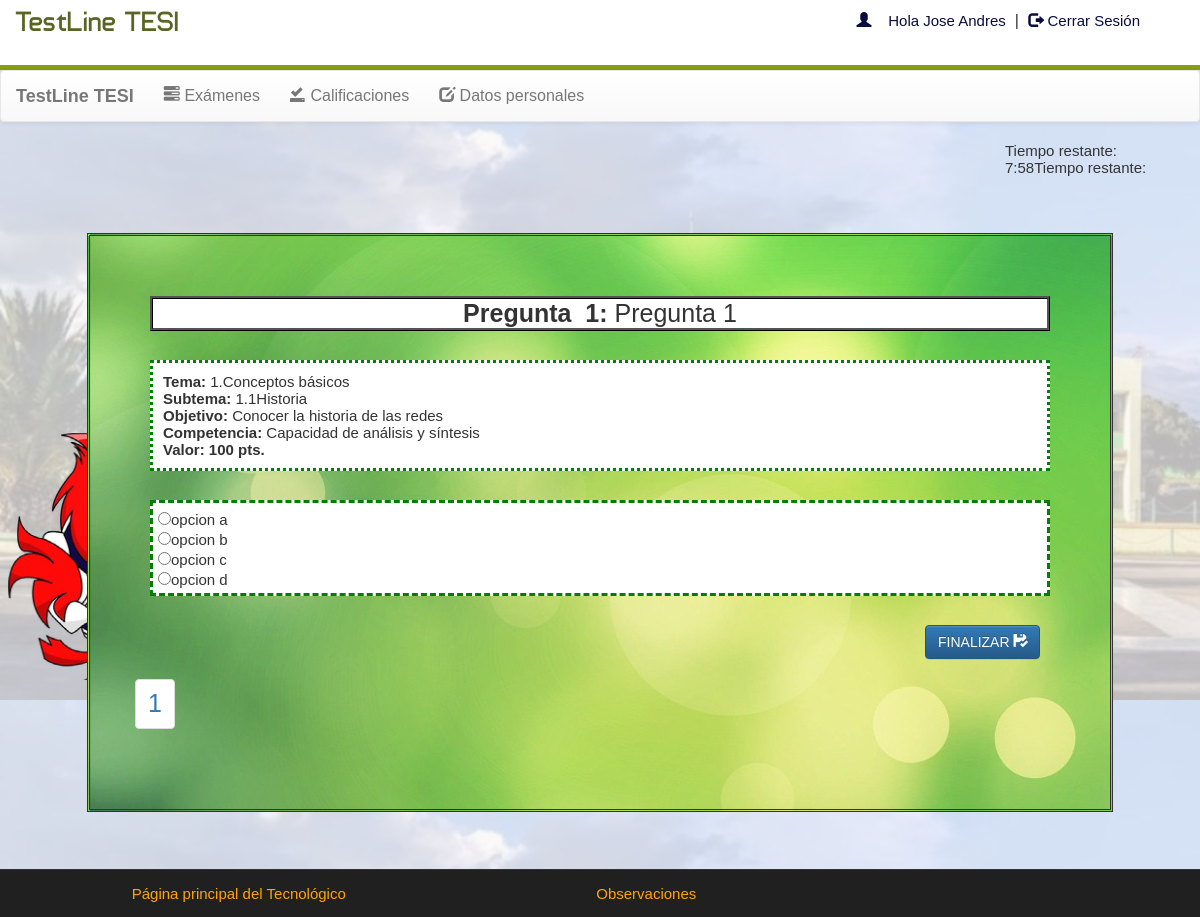
Page /account.php?q=quiz2&eid=6055b59f71986&n=1&t=1 (signed in) on the committed database.
### tables this page shows
CREATE TABLE IF NOT EXISTS `questions` (
  `eid` text NOT NULL,
  `qid` text NOT NULL,
  `qval` float NOT NULL,
  `topic` text NOT NULL,
  `subtopic` text NOT NULL,
  `objective` text NOT NULL,
  `competence` text NOT NULL,
  `qns` text NOT NULL,
  `image` text NOT NULL,
  `video` text NOT NULL,
  `audio` text NOT NULL,
  `doc` text NOT NULL,
  `choice` int(10) NOT NULL,
  `sn` int(11) NOT NULL
);

CREATE TABLE IF NOT EXISTS `options` (
  `qid` varchar(50) NOT NULL,
  `qtype` varchar(6) NOT NULL,
  `option` varchar(5000) NOT NULL,
  `optionid` text NOT NULL
);

### account.php (the view, shortened to what this page needs)
<!DOCTYPE html PUBLIC "-//W3C//DTD XHTML 1.0 Transitional//EN" "http://www.w3.org/TR/xhtml1/DTD/xhtml1-transitional.dtd">
<html xmlns="http://www.w3.org/1999/xhtml">
<head>
  <link rel="stylesheet" href="css/bootstrap.min.css" />
  <link rel="stylesheet" href="css/bootstrap-theme.min.css" />
  <link rel="stylesheet" href="css/main.css">
  <link rel="stylesheet" href="css/font.css">
</head>
<body style="background-image: url(image/background.png);">
  <div class="header">
    <div class="row">
      <div class="col-lg-6">
        <span class="logo">TestLine TESI</span>
      </div>
      <div class="col-md-4 col-md-offset-2">
        <?php
        include_once 'dbConnection.php';
        if (!(isset($_SESSION['schoolnumber']))) {
          header("location:index.php");
        } else {
          $name = $_SESSION['name'];
          $schoolnumber = $_SESSION['schoolnumber'];
          echo '<span class="pull-right top title1" ><span class="log1"><span class="glyphicon glyphicon-user" aria-hidden="true"></span>&nbsp;&nbsp;&nbsp;&nbsp;Hola ' . $name . '</span> &nbsp;|&nbsp;<a href="logout.php?q=account.php" class="log"><span class="glyphicon glyphicon-log-out" aria-hidden="true"></span>&nbsp;Cerrar Sesión</button></a></span>';
        }
        ?>
      </div>
    </div>
  </div>
  <div class="bg">
    <nav class="navbar navbar-default title1">
      <div class="container-fluid">
        <div class="navbar-header">
          <a class="navbar-brand" href="account.php?q=1">
            <b>TestLine TESI</b>
          </a>
        </div>
        <div class="collapse navbar-collapse" id="bs-example-navbar-collapse-1">
          <ul class="nav navbar-nav">
            <li <?php if (@$_GET['q'] == 1) echo 'class="active"'; ?>><a href="account.php?q=1"><span class="glyphicon glyphicon-tasks" aria-hidden="true"></span>&nbsp;Exámenes<span class="sr-only">(current)</span></a></li>
            <li <?php if (@$_GET['q'] == 2 || @$_GET['q'] == 'quizresul') echo 'class="active"'; ?>><a href="account.php?q=2"><span class="glyphicon glyphicon-saved" aria-hidden="true"></span>&nbsp;Calificaciones</a></li>
            <li class="dropdown <?php if (@$_GET['q'] == 4 || @$_GET['q'] == 5 || @$_GET['q'] == 6) echo 'active"'; ?>">
              <a href="#" class="dropdown-toggle" data-toggle="dropdown" role="button" aria-haspopup="true" aria-expanded="false"><span class="glyphicon glyphicon-edit" aria-hidden="true"></span>&nbsp;Datos personales</a>
            </li>
          </ul>
        </div>
      </div>
    </nav>
    <div class="container">
      <div class="row">
        <div class="col-md-12">
          <?php
          if (@$_GET['q'] == 'quiz2') {
            $eid=@$_GET['eid'];
            $sn=@$_GET['n'];
            $total=@$_GET['t'];
            $q=mysqli_query($con,"SELECT * FROM questions WHERE eid='$eid' AND sn='$sn' " );
            $q2=mysqli_query($con,"SELECT * FROM results WHERE eid='$eid' AND schoolnumber='$schoolnumber' " );
            $count = mysqli_num_rows($q2);
            if($count == 0){
              $q3 = mysqli_query($con, "SELECT * FROM quiz WHERE eid = '$eid'");
              while($row3 = mysqli_fetch_array($q3)){
                $left_time = $row3['time'];
              }
            }
            else{
              while($row2 = mysqli_fetch_array($q2)){
                $left_time = $row2['left_time'];
              }
            }
            echo '
            <div class="row">
              <div class="col-md-10">
              </div>
              <div class="col-md-2" id="count">
                Tiempo restante:
              </div>
            </div>
            <div class="qPanel" style="margin:5%">';
            while($row=mysqli_fetch_array($q) ){
              $qns=$row['qns'];
              $qid=$row['qid'];
              $qtopic=$row['topic'];
              $qsubtopic=$row['subtopic'];
              $qobjective=$row['objective'];
              $qcompetence=$row['competence'];
              $qval=$row['qval'];
              echo '
              <div class="qQtn">
                <b>Pregunta &nbsp;'.$sn.':</b> '.$qns.'
                <br />
              </div>
              <br />';
              echo'
              <div class="qInfo">';
              if($qtopic !== "vacio"){
                echo'
                <b>Tema: </b> '.$qtopic.'<br />';
              }
              if($qsubtopic !== "vacio"){
                echo'
                <b>Subtema: </b> '.$qsubtopic.'<br />';
              }
              if($qobjective !== "vacio"){
                echo'
                <b>Objetivo: </b> '.$qobjective.'<br />';
              }
              if($qobjective !== "vacio"){
                echo'
                <b>Competencia: </b> '.$qcompetence.'<br />';
              }
              echo'
                <b>Valor: '.$qval.' pts.</b><br />
              </div>
              <br />';
            }
            echo '
              <form action="update_student.php?q=answer&eid='.$eid.'&qid='.$qid.'&n='.$sn.'&t='.$total.'&scn='.$schoolnumber.'" method="POST">';
            $q=mysqli_query($con,"SELECT * FROM options WHERE qid='$qid' " );
            echo'<div class="qOpt">
                  <input type="hidden" name="time" id="time" value="'.$left_time.'">';
            while($row=mysqli_fetch_array($q) ){
              $qtype=$row['qtype'];
              if($qtype=='trfl' || $qtype=='closed'){
                $option=$row['option'];
                $optionid=$row['optionid'];
                $ansid = "vacio";
                if($ansid == $optionid){
                  echo'<input type="radio" id="ans'.$sn.'" name="ans'.$sn.'" value="'.$optionid.'" checked>'.$option.'<br />';
                }
                else{
                  echo'<input type="radio" id="ans'.$sn.'" name="ans'.$sn.'" value="'.$optionid.'">'.$option.'<br />';
                }
              }
            }
            echo'</div>';
            echo '
            <br />
                <div id="botonera">';
            $qPagi = mysqli_query($con,"SELECT * FROM questions WHERE eid='$eid' " );
            $countPagi = mysqli_num_rows($qPagi);
            $limit = 10;
            if($sn==1){
              if($sn == $total){
                echo'
                  <div class="row">
                    <div class="col-md-10">
                    </div>
                    <div class="col-md-2">
                      <button type="submit" class="btn btn-primary" id="finish_btn" name="finish_btn" value="FINALIZAR">
                        FINALIZAR
                        <span class="glyphicon glyphicon-floppy-saved" aria-hidden="true"></span>
                      </button>
                    </div>
                  </div>';
              }
            }
            echo '
                </div>
              </form>
              <div class="row">
                <div class="col">
                  <ul class="pagination">';
            if(($countPagi-$limit)>=1){
              if(($sn+$limit)>$countPagi){
                for($i=$sn; $i<=$countPagi; $i++){
                  echo'
                    <li id="primero"><a href="account.php?q=quiz2&eid='.$eid.'&n='.$i.'&t='.$total.'">'.$i.'</a></li>';
                }
              }
              else{
                for($i=$sn; $i<$sn+$limit; $i++){
                  echo'
                    <li id="segundo"><a href="account.php?q=quiz2&eid='.$eid.'&n='.$i.'&t='.$total.'">'.$i.'</a></li>';
                }
              }
            }else{
              for($i=1; $i<=$countPagi; $i++){
                echo'
                    <li id="tercero"><a href="account.php?q=quiz2&eid='.$eid.'&n='.$i.'&t='.$total.'">'.$i.'</a></li>';
              }
            }
            echo'
                  </ul>
                </div>
              </div>
            </div>';
          }
          ?>
        </div>
      </div>
    </div>
  </div>
  <div class="row footer">
    <div class="col-md-3 box">
      <a href="https://tesi.org.mx/" target="_blank">Página principal del Tecnológico</a>
    </div>
    <div class="col-md-3 box">
      <a href="account.php?q=3">Observaciones</a>
    </div>
  </div>
</body>
</html>

### css/main.css (style rules this page uses)
body { overflow-x: hidden; width: 100%; font: 15px "Century Gothic", "Times Roman", sans-serif; background: #eee; min-height: 550px; background-attachment: fixed; }
.bg { min-height: 540px; }
.header { background: white; height: 70px; border-bottom: #879E0F 5px solid; }
.logo { font-family: 'typo'; font-size: 28.4px; color: #5A6523; margin: 15px; }
.title1 { font: 16px "Century Gothic", "Times Roman", sans-serif; }
.footer { font-size: 15px; text-align: center; border-top: 1px solid; border-color: #323232; background-color: #202020; }
.footer a { margin: 25px; color: orange; text-decoration: none; font: 15px "Century Gothic", "Times Roman", sans-serif; }
.box { padding: 15px; margin-left: 100px; }
.top { margin-top: 12px; }
.log1 { font: 15px 'Ubuntu', sans-serif; color: #080C3E; margin-left: 10px; }
.log { margin-top: 10px; margin: 10px; margin-right: 60px; margin-left: 5px; color: #080C3E; text-decoration: none; font-size: 20px; font-size: 15px; }
.row { align-content: center; }
.qPanel { background-image: url("../image/fondo.jpeg"); margin: 60px; padding: 60px; border-style: double; font: 25px "Century Gothic", "Times Roman", sans-serif; }
.qQtn { border: black 3px ridge; background-color: rgb(255, 255, 255); margin: 20px padding: 20px; font: 25px "Century Gothic", "Times Roman", sans-serif; text-align: center; }
.qInfo { border-style: dotted; border-color: green; background-color: rgb(255, 255, 255); padding: 10px; font: 15px "Century Gothic", "Times Roman", sans-serif; text-align: justify; }
.qOpt { border-style: dashed; border-color: green; background-color: rgb(255, 255, 255); padding: 5px; font: 15px "Century Gothic", "Times Roman", sans-serif; }

### rows in the picture
questions: qns "Pregunta 1", topic "1.Conceptos básicos", subtopic "1.1Historia", objective "Conocer la historia de las redes", competence "Capacidad de análisis y síntesis", qval "100"
options: option "opcion a"
options: option "opcion b"
options: option "opcion c"
options: option "opcion d"

### other values in the picture
$name "Jose Andres"
